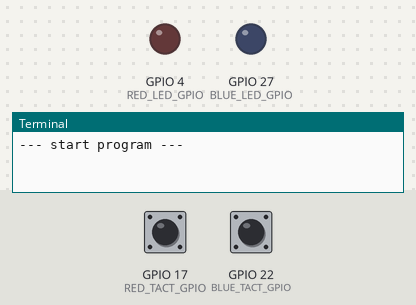
A program run on a simulated Raspberry Pi (BCM pin numbers). On the bench: output pins drawn as LEDs (lit = HIGH), the last lines printed to the terminal. The test bench sets the inputs (shaded band); at power-on: GPIO 17 (RED_TACT_GPIO) LOW, GPIO 22 (BLUE_TACT_GPIO) LOW.

Above: at 1.2 s.
1.3 s: GPIO 17 (RED_TACT_GPIO) pulled HIGH for 0.15 s
At 2.5 s:
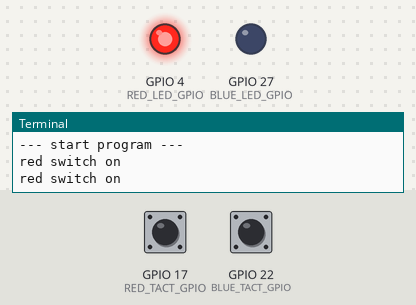
2.9 s: GPIO 22 (BLUE_TACT_GPIO) pulled HIGH for 0.15 s
At 3.9 s:
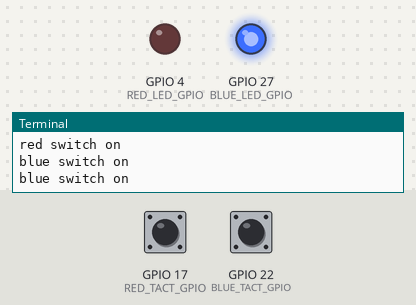
4.5 s: GPIO 17 (RED_TACT_GPIO) pulled HIGH for 1 s
At 5.2 s:
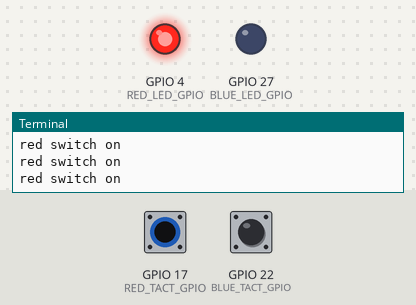
7.0 s: GPIO 22 (BLUE_TACT_GPIO) pulled HIGH for 1 s
At 8.1 s:
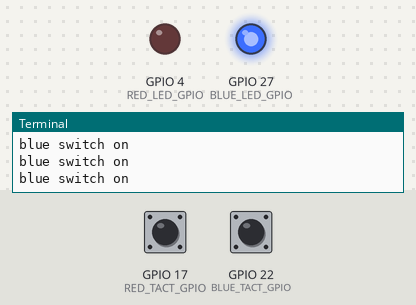
Timing chart, 0 to 10.0 s (numbered marks = the images above; inputs shaded):
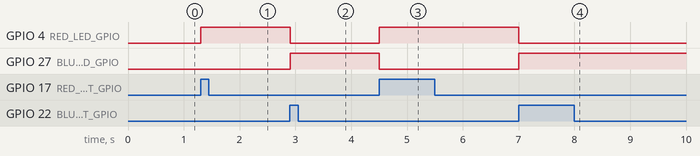

Measured:
- after the input at 1.3 s, GPIO 4 (RED_LED_GPIO): LOW → HIGH at once
- after the input at 2.9 s, GPIO 4 (RED_LED_GPIO): HIGH → LOW at once; GPIO 27 (BLUE_LED_GPIO): LOW → HIGH at once
- after the input at 4.5 s, GPIO 4 (RED_LED_GPIO): LOW → HIGH at once; GPIO 27 (BLUE_LED_GPIO): HIGH → LOW at once
- after the input at 7.0 s, GPIO 4 (RED_LED_GPIO): HIGH → LOW at once; GPIO 27 (BLUE_LED_GPIO): LOW → HIGH at once

The program:

main.py
```python
# -*- coding: utf-8 -*-

import RPi.GPIO as GPIO
from time import sleep

RED_LED_GPIO = 4
RED_TACT_GPIO = 17

BLUE_LED_GPIO = 27
BLUE_TACT_GPIO = 22

GPIO.setmode(GPIO.BCM)
GPIO.setup(RED_LED_GPIO, GPIO.OUT)
GPIO.setup(RED_TACT_GPIO, GPIO.IN, pull_up_down=GPIO.PUD_DOWN)

GPIO.setup(BLUE_LED_GPIO, GPIO.OUT)
GPIO.setup(BLUE_TACT_GPIO, GPIO.IN, pull_up_down=GPIO.PUD_DOWN)

is_vacant = False


try:
    print('--- start program ---')
    while True:
        if GPIO.input(RED_TACT_GPIO) == GPIO.HIGH:
            is_vacant = False
            print("red switch on")
            GPIO.output(RED_LED_GPIO, GPIO.HIGH)
            GPIO.output(BLUE_LED_GPIO, GPIO.LOW)
            sleep(0.1)
        elif GPIO.input(BLUE_TACT_GPIO) == GPIO.HIGH:
            is_vacant = True
            print("blue switch on")
            GPIO.output(BLUE_LED_GPIO, GPIO.HIGH)
            GPIO.output(RED_LED_GPIO, GPIO.LOW)
            sleep(0.1)
        sleep(0.01)
except KeyboardInterrupt:
    pass
finally:
    GPIO.output(RED_LED_GPIO, GPIO.LOW)
    GPIO.output(BLUE_LED_GPIO, GPIO.LOW)
    GPIO.cleanup()
    print('--- stop program ---')
```
